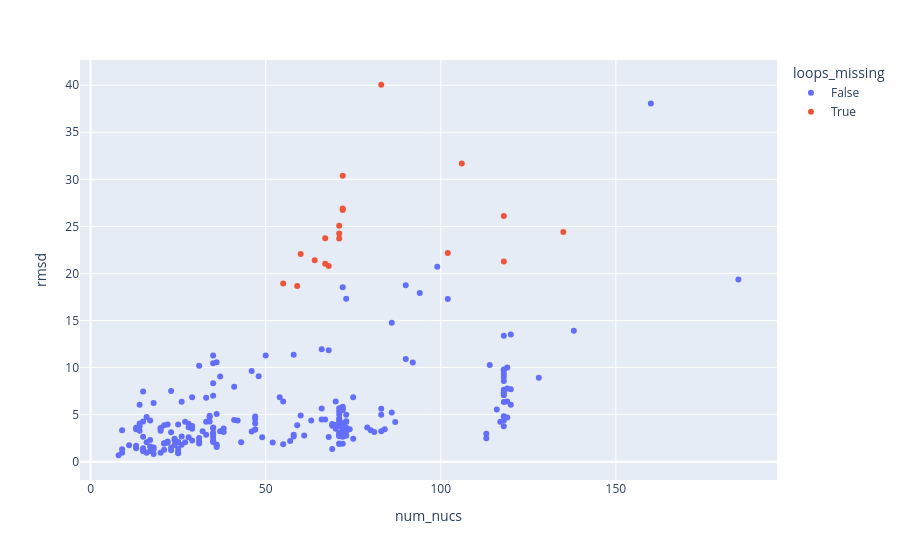

The notebook cell this image was saved under:
### Code cell
px.scatter(data_frame = singles["loops_top"].reset_index(), x = "num_nucs", y="rmsd", color = "loops_missing", hover_name="name")
# plt.xlabel("Number of nucleotides (excluding dangling ends)")
# plt.title("asdf")

### Figure 1 — Plotly figure (JSON) as saved in the notebook; plotly's stock layout.template omitted (floating-point values rounded to 4 significant figures; data arrays with more than 128 entries replaced by an {"elided": "..."} marker saying what was removed)
{"data": [{"hovertemplate": "<b>%{hovertext}</b><br><br>loops_missing=False<br>num_nucs=%{x}<br>rmsd=%{y}<extra></extra>", "hovertext": {"elided": "230 str values"}, "legendgroup": "False", "marker": {"color": "#636efa", "symbol": "circle"}, "mode": "markers", "name": "False", "orientation": "v", "showlegend": true, "type": "scatter", "x": {"elided": "230 int values"}, "xaxis": "x", "y": {"elided": "230 float values"}, "yaxis": "y"}, {"hovertemplate": "<b>%{hovertext}</b><br><br>loops_missing=True<br>num_nucs=%{x}<br>rmsd=%{y}<extra></extra>", "hovertext": ["NR_4.0_04000.1", "NR_4.0_14254.1", "NR_4.0_20585.1", "NR_4.0_25652.1", "NR_4.0_26576.1", "NR_4.0_30254.1", "NR_4.0_38802.1", "NR_4.0_42467.1", "NR_4.0_46720.2", "NR_4.0_47349.1", "NR_4.0_47836.1", "NR_4.0_53333.1", "NR_4.0_59317.1", "NR_4.0_65635.3", "NR_4.0_66347.1", "NR_4.0_69984.2", "NR_4.0_76729.1", "NR_4.0_97773.1", "NR_4.0_98802.1"], "legendgroup": "True", "marker": {"color": "#EF553B", "symbol": "circle"}, "mode": "markers", "name": "True", "orientation": "v", "showlegend": true, "type": "scatter", "x": [64, 71, 72, 72, 102, 83, 135, 118, 59, 71, 55, 71, 60, 67, 72, 118, 68, 67, 106], "xaxis": "x", "y": [21.4, 24.24, 26.74, 26.89, 22.17, 40.05, 24.41, 26.12, 18.68, 25.07, 18.93, 23.72, 22.05, 21.04, 30.39, 21.28, 20.79, 23.74, 31.69], "yaxis": "y"}], "layout": {"legend": {"title": {"text": "loops_missing"}, "tracegroupgap": 0}, "margin": {"t": 60}, "xaxis": {"anchor": "y", "domain": [0, 1], "title": {"text": "num_nucs"}}, "yaxis": {"anchor": "x", "domain": [0, 1], "title": {"text": "rmsd"}}}}
